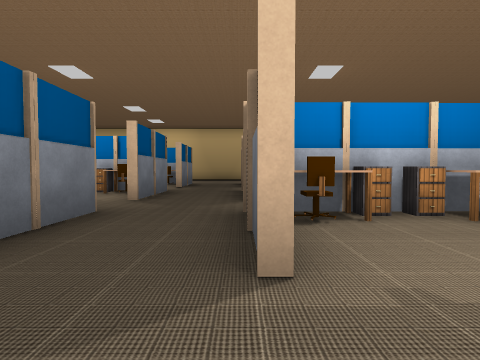
view 1 (above)

24 first-person views from a walk through a scene from a Unity 3-D project. The camera is 1.2 m above the floor, tilts 2° down and sees 80° across. The floor is counted in squares, 2 m on a side. Each view is taken from the middle of a square. On the plan, view 1 faces up. The plan holds only what a view shows up to about 9 squares ahead; the rest is blank. The place goes on beyond the plan. The player character is not drawn. Some animated figures are not drawn. Door leaves are left out, so doorways stand open. Some surface patterns are stand-ins.

view 2
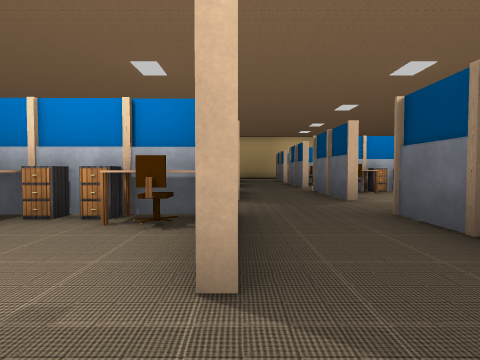

view 3
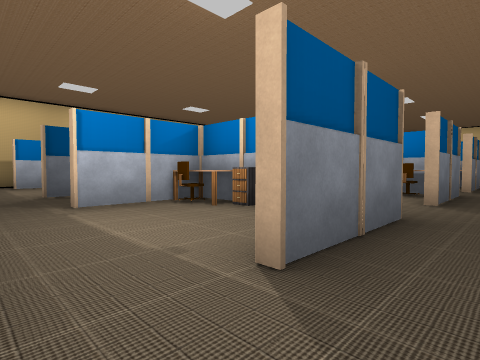

view 4
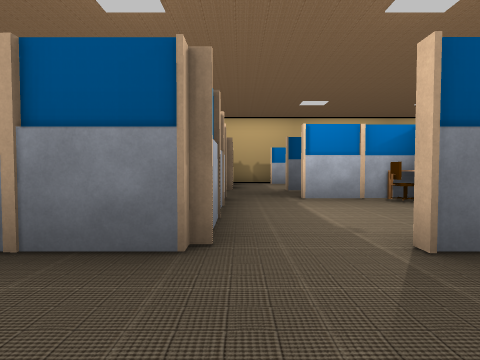

view 5
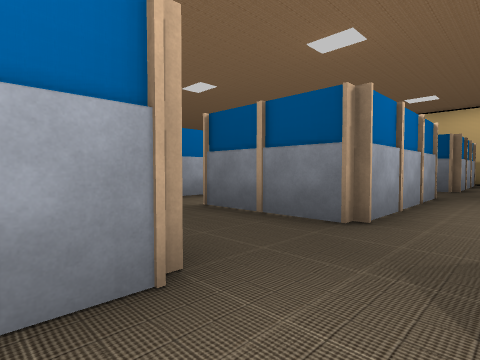

view 6
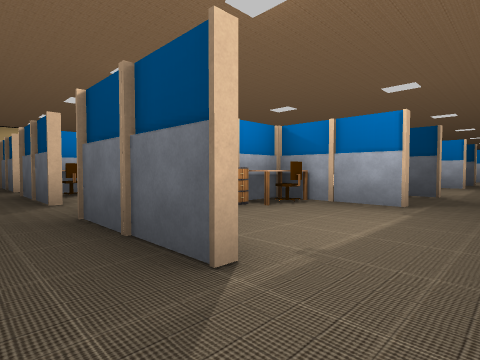

view 7
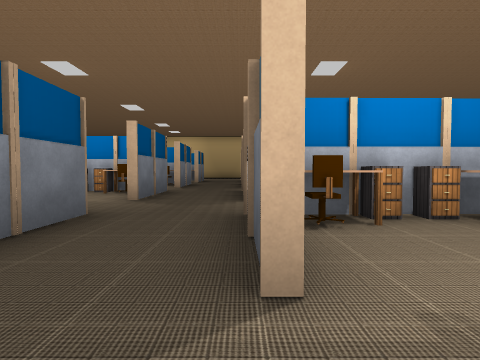

view 8
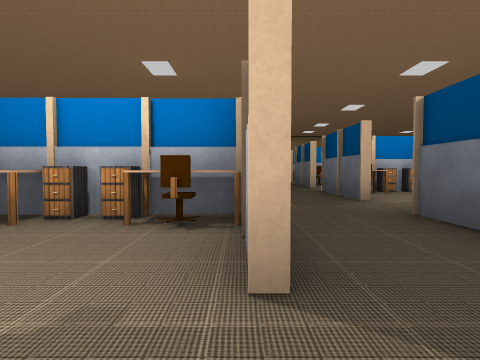

view 9
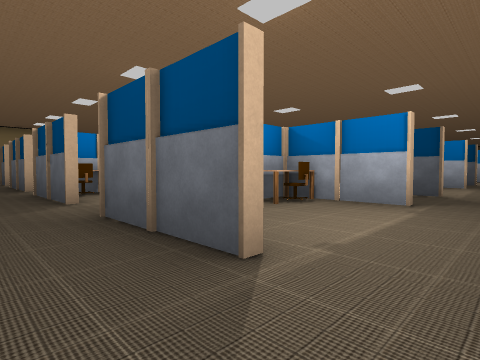

view 10
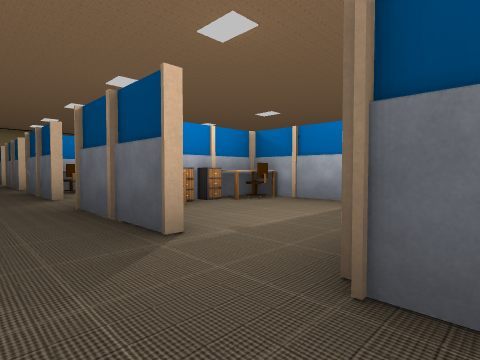

view 11
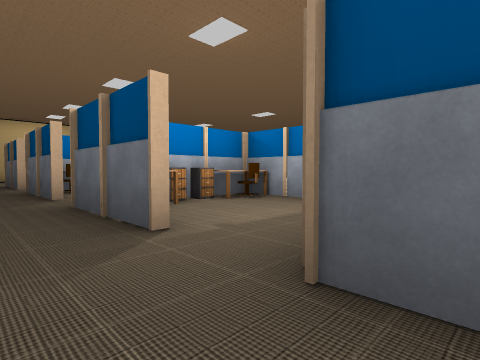

view 12
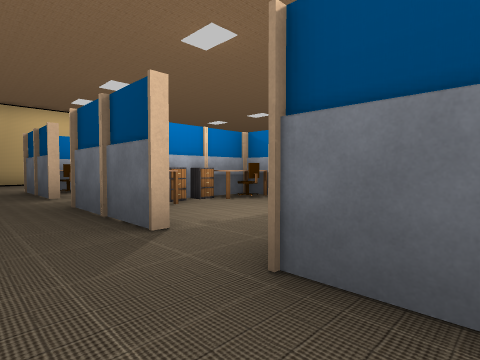

view 13
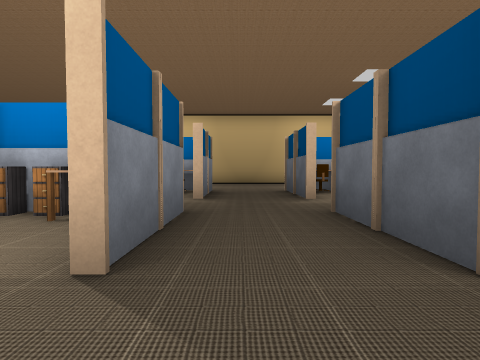

view 14
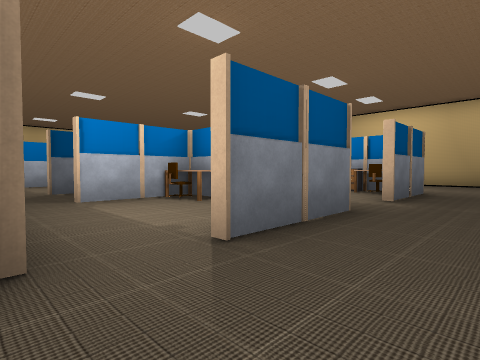

view 15
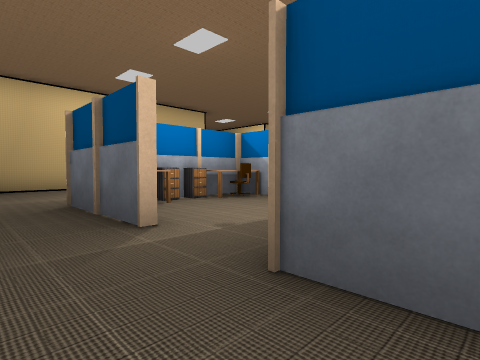

view 16
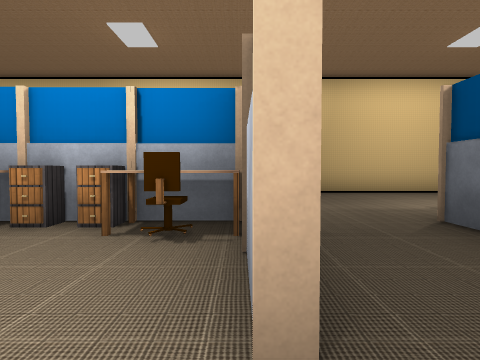

view 17
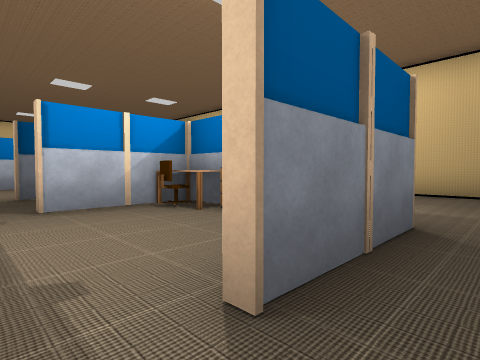

view 18
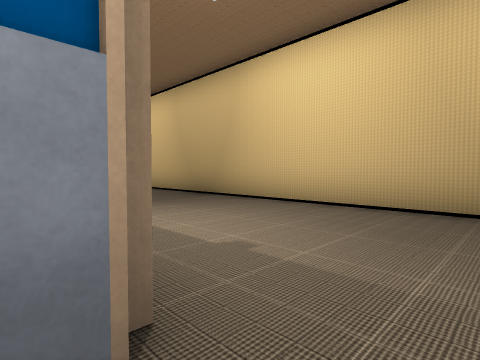

view 19
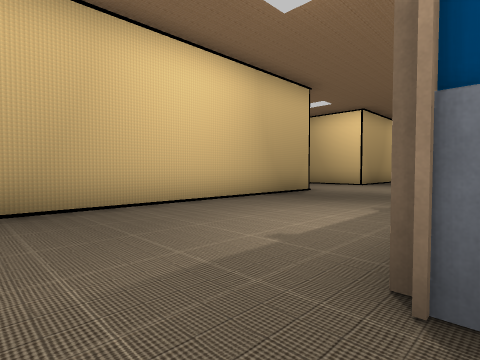

view 20
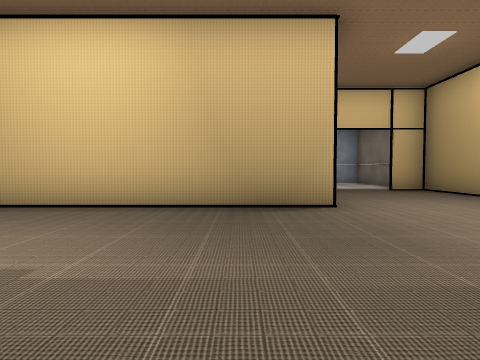

view 21
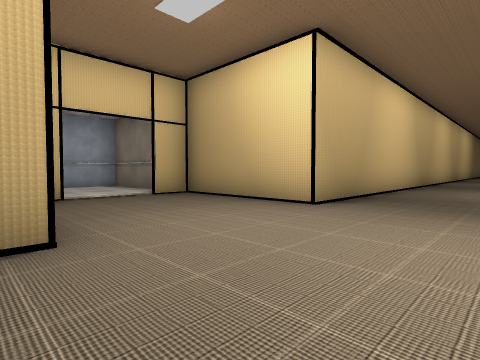

view 22
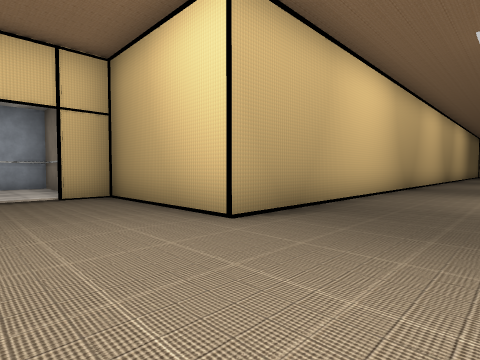

view 23
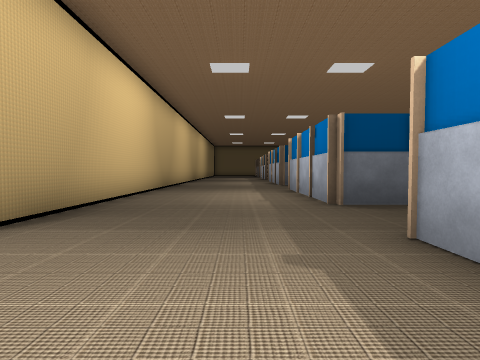

view 24
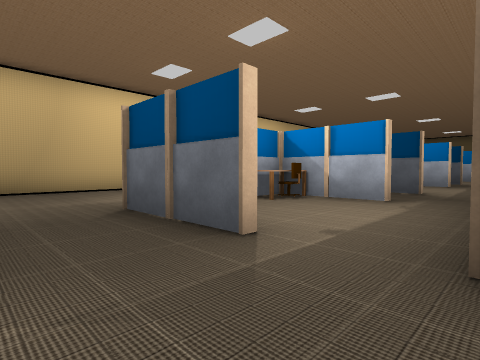

### Floor plan
Key: @ floor where view 1 was taken; # wall or solid block; . floor; D open door; C cabinet; E desk; H chair; O other object.
Columns run from 12 left of view 1 to 26 right of it. Each row starts with its distance up from view 1.
 21                          #DD##
 20                          ....#
 19                          ....#
 18                          ....#
 17          ################....########
 16          .............................
 15            ...........................
 14              .......................
 13               ...........  .........
 12             #ECE#.#ECCE.     #.#  E#
 11             #H.H#.#H..H       .#..H# #
 10       #...#.#...#.#...        .#...#.#.
  9           ...........         .........
  8         CE#.#ECE#..ECCE      ..#
  7          H#.#H..#.#O..H
  6          .#.#...#.#...
  5          ............
  4         CE#.#ECE#..ECCE
  3         .H#.#H.. .#H..H
  2          .#.#..  .#...#
  1          .....   .....
  0       ##C##.@#CC#..#CC#
 -1       #EHE#.#EHE#.#O.CH
 -2 #.. #.#..H#.#..H#.#...# .# ..
 -3 .............................
 -4   .....###...#  .......
 -5     # #   #.#    .#
 -6           #.

Where each view was taken, in squares from view 1:
view 1: 0 up, 0 right, facing up
view 2: 4 down, 2 left, facing up
view 3: 4 down, 1 left, facing up-left
view 4: 4 down, 0 right, facing left
view 5: 3 down, 1 right, facing down-left
view 6: 4 down, 1 left, facing up-right
view 7: 4 down, 0 right, facing up
view 8: 4 down, 4 right, facing up
view 9: 4 down, 5 right, facing up-right
view 10: 5 down, 5 right, facing up-right
view 11: 1 down, 5 right, facing up-right
view 12: 3 up, 5 right, facing up-right
view 13: 4 up, 5 right, facing up
view 14: 4 up, 6 right, facing up-left
view 15: 7 up, 5 right, facing up-right
view 16: 9 up, 4 right, facing up
view 17: 9 up, 5 right, facing up-left
view 18: 12 up, 5 right, facing up-left
view 19: 12 up, 5 right, facing up-right
view 20: 12 up, 11 right, facing up
view 21: 14 up, 12 right, facing up-right
view 22: 14 up, 14 right, facing up-right
view 23: 14 up, 14 right, facing right
view 24: 8 up, 17 right, facing up-right
